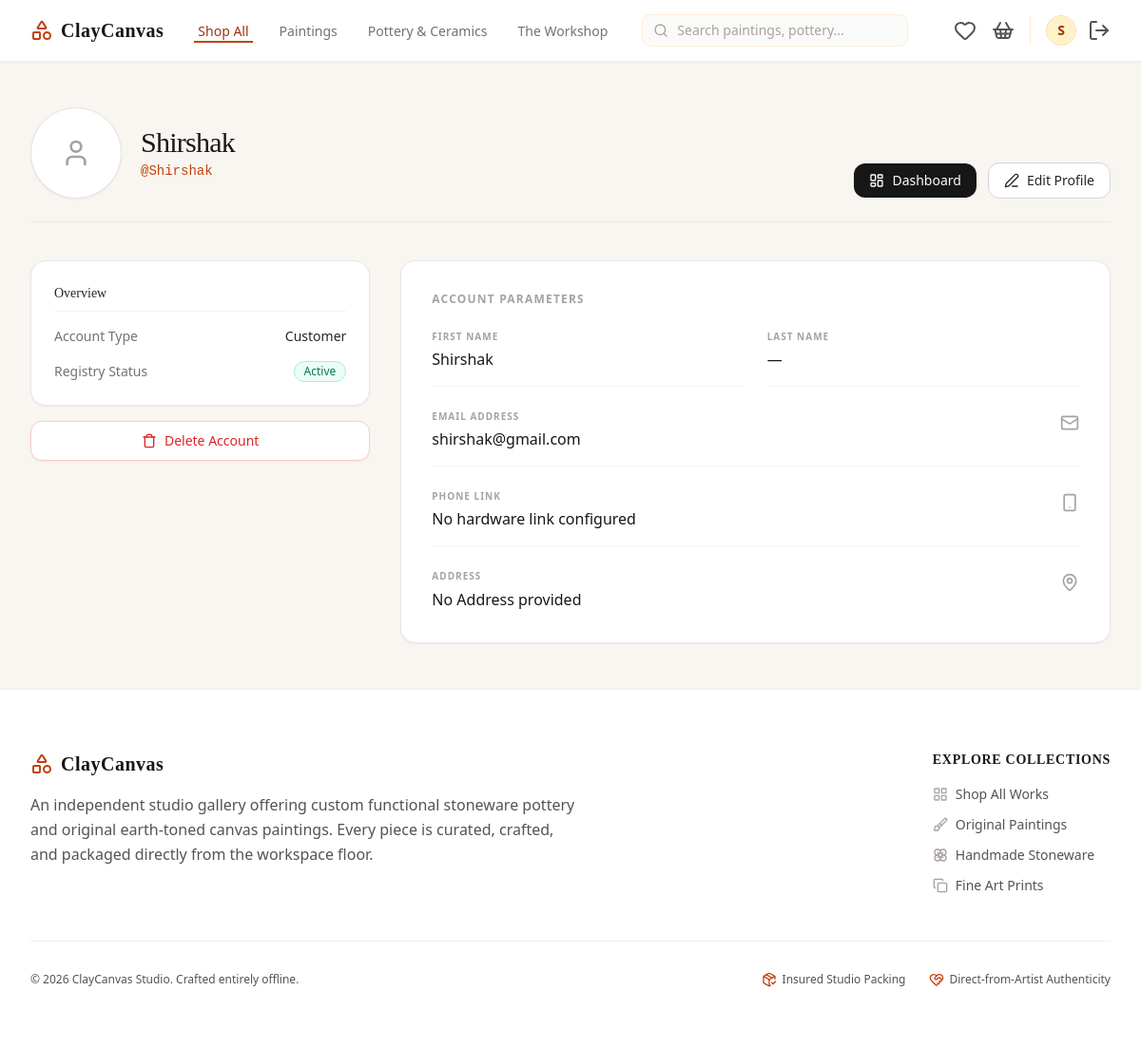
The app's page /profile/ (signed in), older data.
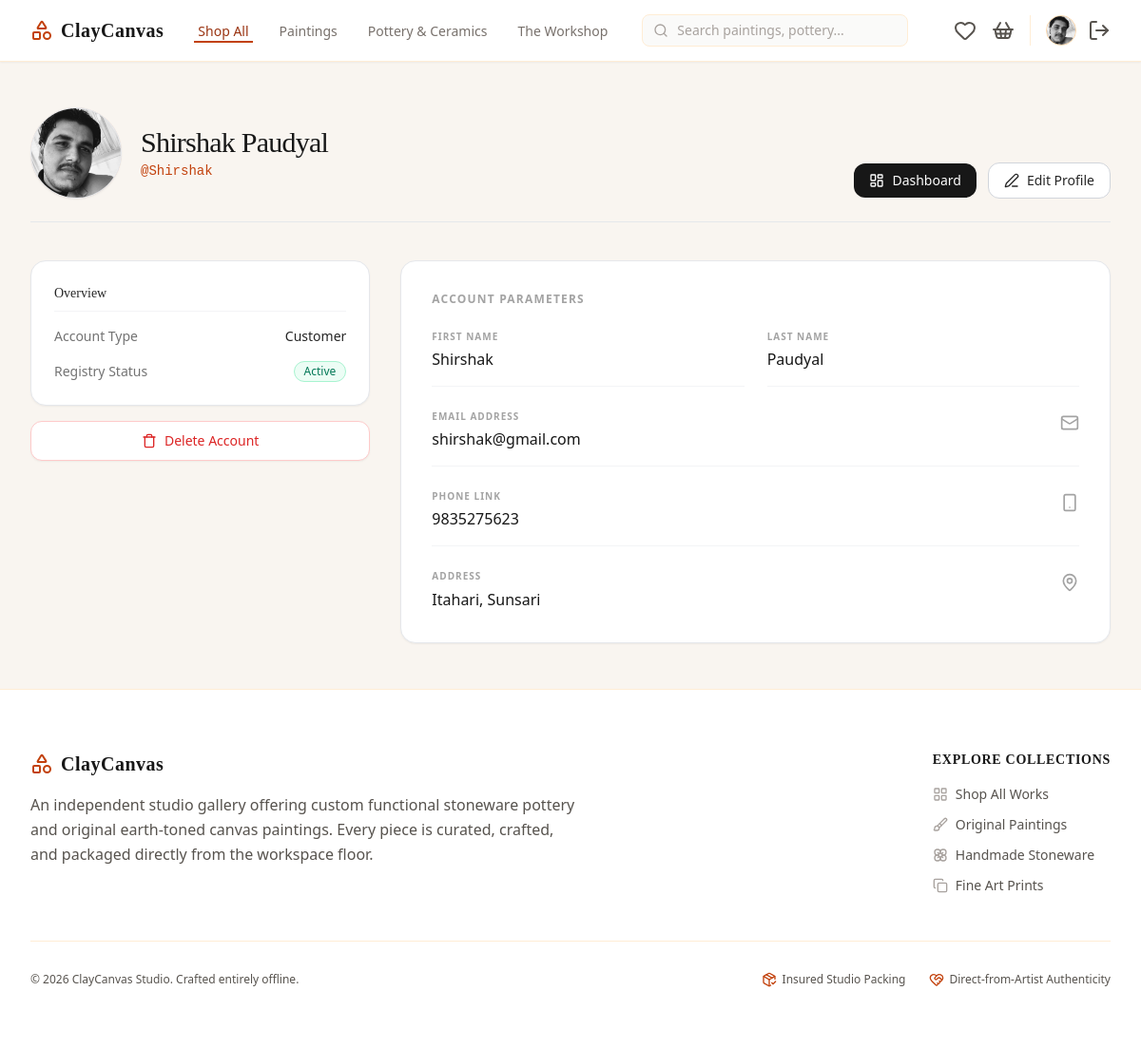
The same page, newer data.
### cc_app/models.py (models this page shows, shortened)
class User(AbstractUser):
    phone = models.CharField(max_length=20, blank=True)
    address = models.TextField(blank=True)
    profile_picture = models.ImageField(upload_to='images/user/', blank=True, null=True)

### cc_app/views/profile_view.py (the view)
# urls.py: path('profile/', profile_view, name='profile'),
@login_required
def profile_view(request):
    return render(request, 'main/profile_page.html')

### cc_app/templates/main/profile_page.html (shortened to what this page needs)
<!DOCTYPE html>
<html lang="en">
<head>
    {% load static %}
    <link href="{% static 'css/styles.css' %}" rel="stylesheet" />
</head>
<body class="bg-[#f9f5f0] font-sans min-h-screen flex flex-col text-neutral-900">
    {% include 'components/_navbar.html' %}
    <main class="flex-grow max-w-7xl w-full mx-auto px-4 py-12 sm:px-6 lg:px-8">
        <div class="mb-10 flex flex-col sm:flex-row sm:items-end sm:justify-between gap-6 pb-6 border-b border-gray-200">
            <div class="flex items-center gap-5">
                <div class="relative w-24 h-24 shrink-0">
                    <div class="relative w-24 h-24 rounded-full bg-white border border-gray-200 overflow-hidden flex items-center justify-center text-neutral-400 shadow-sm">
                        {% if user.profile_picture %}
                            <img src="{{ user.profile_picture.url }}" alt="{{ user.username }}" class="w-full h-full object-cover">
                        {% else %}
                            <i data-lucide="user" class="w-8 h-8"></i>
                        {% endif %}
                    </div>
                </div>
                <div>
                    <h1 class="text-3xl font-serif font-normal text-neutral-900 tracking-tight">
                        {% if user.first_name or user.last_name %}
                            {{ user.first_name }} {{ user.last_name }}
                        {% elif user.is_staff %}
                            Administrator
                        {% else %}
                            Anonymous User
                        {% endif %}
                    </h1>
                    <p class="text-sm font-mono text-orange-700 mt-0.5">@{{ user.username|default:"dummy_creator" }}</p>
                </div>
            </div>
            <div class="flex flex-wrap items-center gap-3">
                {% if user.is_staff %}
                    <a href="/dashboard/admin/" class="bg-neutral-900 hover:bg-orange-700 text-white font-medium py-2 px-4 rounded-xl transition-colors text-sm flex items-center gap-2">
                        <i data-lucide="layout-dashboard" class="w-4 h-4"></i>
                        Admin Dashboard
                    </a>
                {% else %}
                    <a href="/dashboard/" class="bg-neutral-900 hover:bg-orange-700 text-white font-medium py-2 px-4 rounded-xl transition-colors text-sm flex items-center gap-2">
                        <i data-lucide="layout-dashboard" class="w-4 h-4"></i>
                        Dashboard
                    </a>
                {% endif %}
                <a href="/profile/edit/" class="bg-white hover:bg-neutral-50 text-neutral-800 font-medium py-2 px-4 rounded-xl transition-colors text-sm border border-gray-300 flex items-center gap-2">
                    <i data-lucide="edit-3" class="w-4 h-4"></i>
                    Edit Profile
                </a>
            </div>
        </div>
        <div class="grid grid-cols-1 lg:grid-cols-3 gap-8 items-start">
            <div class="lg:col-span-1 space-y-4">
                <div class="bg-white border border-gray-200 p-6 rounded-2xl shadow-sm space-y-4">
                    <h3 class="text-sm font-serif font-normal text-neutral-800 border-b border-gray-100 pb-2">Overview</h3>
                    <div class="flex items-center justify-between text-sm">
                        <span class="text-neutral-500">Account Type</span>
                        <span class="font-medium text-neutral-800">
                            {% if user.is_staff %}Staff{% else %}Customer{% endif %}
                        </span>
                    </div>
                    <div class="flex items-center justify-between text-sm">
                        <span class="text-neutral-500">Registry Status</span>
                        <span class="inline-flex items-center px-2.5 py-0.5 rounded-full text-xs font-medium bg-emerald-50 text-emerald-700 border border-emerald-200">
                            Active
                        </span>
                    </div>
                </div>
                {% if not user.is_staff %}
                    <a href="/profile/delete/{{ user.id }}/" class="w-full bg-white hover:bg-red-50 text-red-600 font-medium py-2.5 px-4 rounded-xl transition-colors text-sm flex items-center justify-center gap-2 border border-red-200 shadow-sm">
                        <i data-lucide="trash" class="w-4 h-4"></i>
                        Delete Account
                    </a>
                {% endif %}
            </div>
            <div class="lg:col-span-2 bg-white border border-gray-200 p-8 rounded-2xl shadow-sm">
                <h2 class="text-xs font-bold uppercase tracking-widest text-neutral-400 mb-6">Account Parameters</h2>
                <div class="space-y-6">
                    <div class="grid grid-cols-1 sm:grid-cols-2 gap-6">
                        <div class="border-b border-gray-100 pb-4">
                            <span class="text-[10px] font-bold uppercase tracking-widest text-neutral-400 block mb-1">First Name</span>
                            <p class="text-base font-medium text-neutral-900">{{ user.first_name|default:"—" }}</p>
                        </div>
                        <div class="border-b border-gray-100 pb-4">
                            <span class="text-[10px] font-bold uppercase tracking-widest text-neutral-400 block mb-1">Last Name</span>
                            <p class="text-base font-medium text-neutral-900">{{ user.last_name|default:"—" }}</p>
                        </div>
                    </div>
                    <div class="flex items-start justify-between gap-4 border-b border-gray-100 pb-4">
                        <div>
                            <span class="text-[10px] font-bold uppercase tracking-widest text-neutral-400 block mb-1">Email Address</span>
                            <p class="text-base font-medium text-neutral-900 break-all">{{ user.email|default:"creator@claycanvas.com" }}</p>
                        </div>
                        <i data-lucide="mail" class="w-5 h-5 text-neutral-400 shrink-0 mt-1"></i>
                    </div>
                    <div class="flex items-start justify-between gap-4 border-b border-gray-100 pb-4">
                        <div>
                            <span class="text-[10px] font-bold uppercase tracking-widest text-neutral-400 block mb-1">Phone Link</span>
                            <p class="text-base font-medium text-neutral-900">{{ user.phone|default:"No hardware link configured" }}</p>
                        </div>
                        <i data-lucide="smartphone" class="w-5 h-5 text-neutral-400 shrink-0 mt-1"></i>
                    </div>
                    <div class="flex items-start justify-between gap-4">
                        <div>
                            <span class="text-[10px] font-bold uppercase tracking-widest text-neutral-400 block mb-1">Address</span>
                            <p class="text-base font-medium text-neutral-900 whitespace-pre-line leading-relaxed">{{ user.address|default:"No Address provided" }}</p>
                        </div>
                        <i data-lucide="map-pin" class="w-5 h-5 text-neutral-400 shrink-0 mt-1"></i>
                    </div>
                </div>
            </div>
        </div>
    </main>
    {% include 'components/_footer.html' %}
</body>
</html>

### cc_app/templates/components/_navbar.html (shortened to what this page needs)
<nav class="bg-white border-b border-orange-100 sticky top-0 z-50 shadow-sm">
    <div class="max-w-7xl mx-auto px-4 sm:px-6 lg:px-8">
        <div class="flex justify-between h-16 items-center">
            <div class="flex items-center flex-1 md:flex-initial">
                <div class="flex-shrink-0 flex items-center mr-8">
                    <i data-lucide="shapes" class="text-orange-700 mr-2"></i>
                    <span class="text-xl font-bold tracking-wide text-orange-950 font-serif">ClayCanvas</span>
                </div>
                <div class="hidden md:flex space-x-6 font-medium">
                    <a href="#" class="text-orange-800 border-b-2 border-orange-700 px-1 pt-1 text-sm">Shop All</a>
                    <a href="#" class="text-stone-500 hover:text-orange-800 px-1 pt-1 text-sm transition">Paintings</a>
                    <a href="#" class="text-stone-500 hover:text-orange-800 px-1 pt-1 text-sm transition">Pottery & Ceramics</a>
                    <a href="#" class="text-stone-500 hover:text-orange-800 px-1 pt-1 text-sm transition">The Workshop</a>
                </div>
            </div>
            <div class="hidden sm:block flex-1 max-w-md mx-8">
                <form action="#" method="GET" class="relative m-0">
                    <div class="absolute inset-y-0 left-0 pl-3 flex items-center pointer-events-none">
                    </div>
                    <input type="text" name="q" placeholder="Search paintings, pottery..." class="block w-full pl-9 pr-3 py-1.5 border border-orange-100 rounded-lg bg-stone-50 text-sm placeholder-stone-400 focus:outline-none focus:border-orange-400 focus:bg-white text-stone-800 transition">
                </form>
            </div>
            <div class="flex items-center space-x-4">
                <a href="#" class="text-stone-600 hover:text-orange-800 transition relative">
                    <i data-lucide="heart"></i>
                </a>
                <a href="#" class="text-stone-600 hover:text-orange-800 transition relative mr-2">
                    <i data-lucide="shopping-basket"></i>
                </a>
                {% if user.is_authenticated %}
                    <div class="flex items-center space-x-3 border-l border-orange-100 pl-4">
                        <a href="/profile/" class="block h-8 w-8 rounded-full overflow-hidden border border-orange-200 bg-orange-50 focus:outline-none">
                            {% if user.profile_picture %}
                                <img src="{{ user.profile_picture.url }}" alt="{{ user.username }}" class="h-full w-full object-cover">
                            {% else %}
                                <div class="h-full w-full flex items-center justify-center text-orange-800 font-bold text-sm bg-amber-100">
                                    {{ user.username|slice:":1"|upper }}
                                </div>
                            {% endif %}
                        </a>
                        <a href="/logout/" class="text-stone-600 hover:text-red-700 transition" title="Logout">
                            <i data-lucide="log-out"></i>
                        </a>
                    </div>
                {% endif %}
            </div>
        </div>
    </div>
</nav>

### cc_app/templates/components/_footer.html
<footer class="bg-white border-t border-orange-100 py-16 text-stone-950">
    <div class="max-w-7xl mx-auto px-4 sm:px-6 lg:px-8">
        <div class="grid grid-cols-1 md:grid-cols-3 gap-12 pb-12 border-b border-orange-100 items-start">
            <div class="md:col-span-2 space-y-4 max-w-xl">
                <div class="flex items-center">
                    <i data-lucide="shapes" class="text-orange-700 mr-2 h-6 w-6"></i>
                    <span class="text-xl font-bold tracking-wide font-serif text-stone-950">ClayCanvas</span>
                </div>
                <p class="text-stone-600 text-base leading-relaxed">
                    An independent studio gallery offering custom functional stoneware pottery and original earth-toned canvas paintings. Every piece is curated, crafted, and packaged directly from the workspace floor.
                </p>
            </div>
            <div class="md:justify-self-end">
                <h4 class="font-serif font-bold text-sm tracking-wider uppercase mb-4 text-stone-950">Explore Collections</h4>
                <ul class="space-y-3 text-sm font-medium">
                    <li><a href="#" class="text-stone-600 hover:text-orange-700 transition flex items-center"><i data-lucide="layout-grid" class="w-4 h-4 mr-2 text-stone-400"></i> Shop All Works</a></li>
                    <li><a href="#" class="text-stone-600 hover:text-orange-700 transition flex items-center"><i data-lucide="brush" class="w-4 h-4 mr-2 text-stone-400"></i> Original Paintings</a></li>
                    <li><a href="#" class="text-stone-600 hover:text-orange-700 transition flex items-center"><i data-lucide="flower" class="w-4 h-4 mr-2 text-stone-400"></i> Handmade Stoneware</a></li>
                    <li><a href="#" class="text-stone-600 hover:text-orange-700 transition flex items-center"><i data-lucide="copy" class="w-4 h-4 mr-2 text-stone-400"></i> Fine Art Prints</a></li>
                </ul>
            </div>
        </div>
        <div class="pt-8 flex flex-col sm:flex-row justify-between items-center space-y-4 sm:space-y-0 text-xs text-stone-600">
            <div>
                <span>© 2026 ClayCanvas Studio. Crafted entirely offline.</span>
            </div>
            <div class="flex flex-wrap gap-x-6 gap-y-2 justify-center">
                <span class="flex items-center"><i data-lucide="package-check" class="w-4 h-4 mr-1.5 text-orange-700"></i> Insured Studio Packing</span>
                <span class="flex items-center"><i data-lucide="heart-handshake" class="w-4 h-4 mr-1.5 text-orange-700"></i> Direct-from-Artist Authenticity</span>
            </div>
        </div>
    </div>
</footer>

Row changes from the older to the newer data that the page shows:
changed User "Shirshak": profile_picture: picture added; last_name (not shown) → "Paudyal"; last_name "—" → "Paudyal"; phone "No hardware link configured" → "9835275623"; address "No Address provided" → "Itahari, Sunsari"; username "S" → (not shown)
